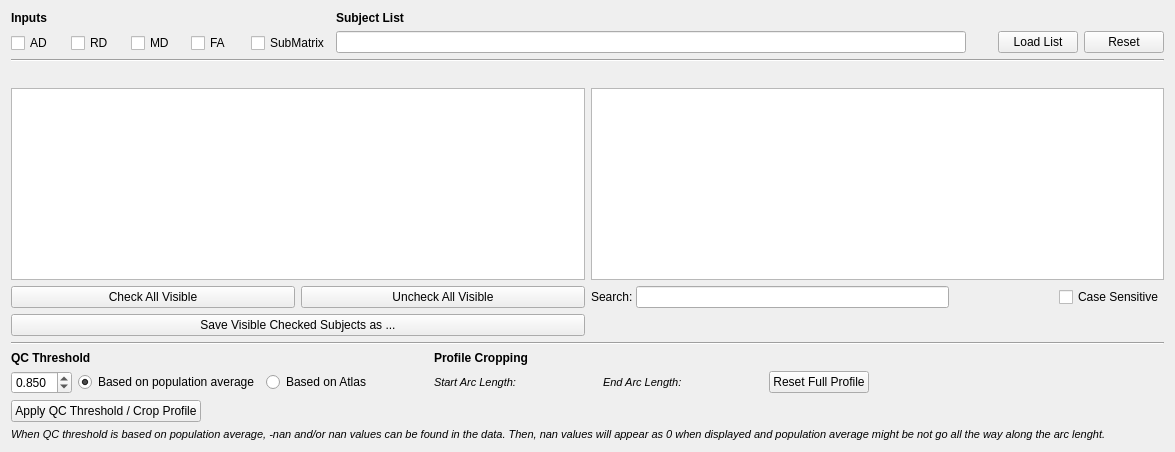
      <widget class="QWidget" name="subjectTab">
       <attribute name="title">
        <string>Subjects</string>
       </attribute>
       <layout class="QGridLayout" name="gridLayout_5">
        <item row="0" column="0">
         <layout class="QGridLayout" name="subjectTab_inputAvailable_gridLayout">
          <item row="0" column="0">
           <widget class="QLabel" name="subjectTab_inputAvailable_label">
            <property name="sizePolicy">
             <sizepolicy hsizetype="Preferred" vsizetype="Preferred">
              <horstretch>0</horstretch>
              <verstretch>0</verstretch>
             </sizepolicy>
            </property>
            <property name="text">
             <string>&lt;html&gt;&lt;head/&gt;&lt;body&gt;&lt;p&gt;&lt;span style=&quot; font-weight:600;&quot;&gt;Inputs&lt;/span&gt;&lt;/p&gt;&lt;/body&gt;&lt;/html&gt;</string>
            </property>
            <property name="alignment">
             <set>Qt::AlignLeading|Qt::AlignLeft|Qt::AlignTop</set>
            </property>
           </widget>
          </item>
          <item row="1" column="0">
           <widget class="QCheckBox" name="para_subjectTab_adFile_checkBox">
            <property name="sizePolicy">
             <sizepolicy hsizetype="Preferred" vsizetype="Fixed">
              <horstretch>0</horstretch>
              <verstretch>0</verstretch>
             </sizepolicy>
            </property>
            <property name="minimumSize">
             <size>
              <width>54</width>
              <height>0</height>
             </size>
            </property>
            <property name="text">
             <string>AD </string>
            </property>
           </widget>
          </item>
          <item row="1" column="4">
           <widget class="QCheckBox" name="para_subjectTab_subMatrixFile_checkBox">
            <property name="sizePolicy">
             <sizepolicy hsizetype="Preferred" vsizetype="Fixed">
              <horstretch>0</horstretch>
              <verstretch>0</verstretch>
             </sizepolicy>
            </property>
            <property name="text">
             <string>SubMatrix</string>
            </property>
           </widget>
          </item>
          <item row="1" column="2">
           <widget class="QCheckBox" name="para_subjectTab_mdFile_checkBox">
            <property name="sizePolicy">
             <sizepolicy hsizetype="Preferred" vsizetype="Fixed">
              <horstretch>0</horstretch>
              <verstretch>0</verstretch>
             </sizepolicy>
            </property>
            <property name="minimumSize">
             <size>
              <width>54</width>
              <height>0</height>
             </size>
            </property>
            <property name="text">
             <string>MD </string>
            </property>
           </widget>
          </item>
          <item row="1" column="1">
           <widget class="QCheckBox" name="para_subjectTab_rdFile_checkBox">
            <property name="sizePolicy">
             <sizepolicy hsizetype="Preferred" vsizetype="Fixed">
              <horstretch>0</horstretch>
              <verstretch>0</verstretch>
             </sizepolicy>
            </property>
            <property name="minimumSize">
             <size>
              <width>54</width>
              <height>0</height>
             </size>
            </property>
            <property name="text">
             <string>RD </string>
            </property>
           </widget>
          </item>
          <item row="1" column="3">
           <widget class="QCheckBox" name="para_subjectTab_faFile_checkBox">
            <property name="sizePolicy">
             <sizepolicy hsizetype="Preferred" vsizetype="Fixed">
              <horstretch>0</horstretch>
              <verstretch>0</verstretch>
             </sizepolicy>
            </property>
            <property name="minimumSize">
             <size>
              <width>54</width>
              <height>0</height>
             </size>
            </property>
            <property name="text">
             <string>FA </string>
            </property>
           </widget>
          </item>
         </layout>
        </item>
        <item row="0" column="1">
         <layout class="QGridLayout" name="subjectTab_subjectFile_gridLayout">
          <item row="0" column="0">
           <widget class="QLabel" name="subjectTab_subjectFile_label">
            <property name="text">
             <string>&lt;html&gt;&lt;head/&gt;&lt;body&gt;&lt;p&gt;&lt;span style=&quot; font-weight:600;&quot;&gt;Subject List&lt;/span&gt;&lt;/p&gt;&lt;/body&gt;&lt;/html&gt;</string>
            </property>
           </widget>
          </item>
          <item row="1" column="1">
           <widget class="QLabel" name="subjectTab_iconLoadSubjectFile_label">
            <property name="sizePolicy">
             <sizepolicy hsizetype="Fixed" vsizetype="Preferred">
              <horstretch>0</horstretch>
              <verstretch>0</verstretch>
             </sizepolicy>
            </property>
            <property name="minimumSize">
             <size>
              <width>20</width>
              <height>0</height>
             </size>
            </property>
            <property name="text">
             <string/>
            </property>
           </widget>
          </item>
          <item row="1" column="0">
           <widget class="QLineEdit" name="para_subjectTab_subjectFile_lineEdit">
            <property name="sizePolicy">
             <sizepolicy hsizetype="Expanding" vsizetype="Fixed">
              <horstretch>0</horstretch>
              <verstretch>0</verstretch>
             </sizepolicy>
            </property>
            <property name="minimumSize">
             <size>
              <width>630</width>
              <height>0</height>
             </size>
            </property>
           </widget>
          </item>
          <item row="1" column="2">
           <widget class="QPushButton" name="subjectTab_loadSubjectFile_PushButton">
            <property name="sizePolicy">
             <sizepolicy hsizetype="Fixed" vsizetype="Fixed">
              <horstretch>0</horstretch>
              <verstretch>0</verstretch>
             </sizepolicy>
            </property>
            <property name="text">
             <string>Load List</string>
            </property>
           </widget>
          </item>
          <item row="1" column="3">
           <widget class="QPushButton" name="subjectTab_resetSubjectFile_pushButton">
            <property name="sizePolicy">
             <sizepolicy hsizetype="Fixed" vsizetype="Fixed">
              <horstretch>0</horstretch>
              <verstretch>0</verstretch>
             </sizepolicy>
            </property>
            <property name="text">
             <string>Reset</string>
            </property>
           </widget>
          </item>
         </layout>
        </item>
        <item row="1" column="0" colspan="2">
         <widget class="Line" name="subjectTab_line">
          <property name="orientation">
           <enum>Qt::Horizontal</enum>
          </property>
         </widget>
        </item>
        <item row="2" column="0" colspan="2">
         <widget class="QWidget" name="subjectTab_subjectsList_widget" native="true">
          <property name="sizePolicy">
           <sizepolicy hsizetype="Expanding" vsizetype="Expanding">
            <horstretch>0</horstretch>
            <verstretch>0</verstretch>
           </sizepolicy>
          </property>
          <layout class="QVBoxLayout" name="verticalLayout_5">
           <property name="leftMargin">
            <number>0</number>
           </property>
           <property name="topMargin">
            <number>0</number>
           </property>
           <property name="rightMargin">
            <number>0</number>
           </property>
           <property name="bottomMargin">
            <number>0</number>
           </property>
           <item>
            <layout class="QGridLayout" name="subjectTab_subjects_gridLayout">
             <item row="2" column="1">
              <widget class="QPushButton" name="subjectTab_unCheckAllVisible_pushButton">
               <property name="sizePolicy">
                <sizepolicy hsizetype="Preferred" vsizetype="Fixed">
                 <horstretch>0</horstretch>
                 <verstretch>0</verstretch>
                </sizepolicy>
               </property>
               <property name="text">
                <string>Uncheck All Visible</string>
               </property>
              </widget>
             </item>
             <item row="0" column="0">
              <widget class="QLabel" name="subjectTab_checkedSubjectsInformation_label">
               <property name="sizePolicy">
                <sizepolicy hsizetype="Preferred" vsizetype="Fixed">
                 <horstretch>0</horstretch>
                 <verstretch>0</verstretch>
                </sizepolicy>
               </property>
               <property name="minimumSize">
                <size>
                 <width>0</width>
                 <height>0</height>
                </size>
               </property>
               <property name="text">
                <string/>
               </property>
              </widget>
             </item>
             <item row="0" column="1">
              <widget class="QLabel" name="subjectTab_matchedSubjectsInformation_label">
               <property name="sizePolicy">
                <sizepolicy hsizetype="Preferred" vsizetype="Fixed">
                 <horstretch>0</horstretch>
                 <verstretch>0</verstretch>
                </sizepolicy>
               </property>
               <property name="text">
                <string/>
               </property>
               <property name="alignment">
                <set>Qt::AlignRight|Qt::AlignTop|Qt::AlignTrailing</set>
               </property>
              </widget>
             </item>
             <item row="1" column="0" colspan="4">
              <layout class="QHBoxLayout" name="subjectTab_subjectDisplay_horizontalLayout">
               <item>
                <widget class="QListWidget" name="subjectTab_matchedSubjectsInformation_listWidget">
                 <property name="sizePolicy">
                  <sizepolicy hsizetype="Expanding" vsizetype="Expanding">
                   <horstretch>0</horstretch>
                   <verstretch>0</verstretch>
                  </sizepolicy>
                 </property>
                 <property name="minimumSize">
                  <size>
                   <width>0</width>
                   <height>0</height>
                  </size>
                 </property>
                 <property name="baseSize">
                  <size>
                   <width>0</width>
                   <height>0</height>
                  </size>
                 </property>
                </widget>
               </item>
               <item>
                <widget class="QListWidget" name="subjectTab_unmatchedSubjectsInformation_listWidget">
                 <property name="sizePolicy">
                  <sizepolicy hsizetype="Expanding" vsizetype="Expanding">
                   <horstretch>0</horstretch>
                   <verstretch>0</verstretch>
                  </sizepolicy>
                 </property>
                </widget>
               </item>
              </layout>
             </item>
             <item row="2" column="0">
              <widget class="QPushButton" name="subjectTab_checkAllVisible_pushButton">
               <property name="sizePolicy">
                <sizepolicy hsizetype="Preferred" vsizetype="Fixed">
                 <horstretch>0</horstretch>
                 <verstretch>0</verstretch>
                </sizepolicy>
               </property>
               <property name="text">
                <string>Check All Visible</string>
               </property>
              </widget>
             </item>
             <item row="0" column="3">
              <widget class="QLabel" name="subjectTab_unmatchedSubjectsInformation_label">
               <property name="sizePolicy">
                <sizepolicy hsizetype="Preferred" vsizetype="Fixed">
                 <horstretch>0</horstretch>
                 <verstretch>0</verstretch>
                </sizepolicy>
               </property>
               <property name="text">
                <string/>
               </property>
               <property name="alignment">
                <set>Qt::AlignRight|Qt::AlignTrailing|Qt::AlignVCenter</set>
               </property>
              </widget>
             </item>
             <item row="3" column="0" colspan="2">
              <widget class="QPushButton" name="subjectTab_saveCheckedSubjects_pushButton">
               <property name="sizePolicy">
                <sizepolicy hsizetype="Preferred" vsizetype="Fixed">
                 <horstretch>0</horstretch>
                 <verstretch>0</verstretch>
                </sizepolicy>
               </property>
               <property name="text">
                <string>Save Visible Checked Subjects as ...</string>
               </property>
              </widget>
             </item>
             <item row="2" column="2" colspan="2">
              <layout class="QHBoxLayout" name="subjectTab_search_horizontalLayout">
               <property name="spacing">
                <number>0</number>
               </property>
               <item>
                <widget class="QLabel" name="subjectTab_search_label">
                 <property name="sizePolicy">
                  <sizepolicy hsizetype="Fixed" vsizetype="Maximum">
                   <horstretch>0</horstretch>
                   <verstretch>0</verstretch>
                  </sizepolicy>
                 </property>
                 <property name="text">
                  <string>Search: </string>
                 </property>
                </widget>
               </item>
               <item>
                <widget class="QLineEdit" name="subjectTab_search_lineEdit">
                 <property name="sizePolicy">
                  <sizepolicy hsizetype="Preferred" vsizetype="Fixed">
                   <horstretch>0</horstretch>
                   <verstretch>0</verstretch>
                  </sizepolicy>
                 </property>
                </widget>
               </item>
               <item>
                <widget class="QLabel" name="subjectTab_nbrFound_label">
                 <property name="sizePolicy">
                  <sizepolicy hsizetype="Fixed" vsizetype="Preferred">
                   <horstretch>0</horstretch>
                   <verstretch>0</verstretch>
                  </sizepolicy>
                 </property>
                 <property name="minimumSize">
                  <size>
                   <width>110</width>
                   <height>0</height>
                  </size>
                 </property>
                 <property name="text">
                  <string/>
                 </property>
                 <property name="alignment">
                  <set>Qt::AlignCenter</set>
                 </property>
                 <property name="margin">
                  <number>1</number>
                 </property>
                </widget>
               </item>
               <item>
                <widget class="QCheckBox" name="subjectTab_caseSensitive_checkBox">
                 <property name="sizePolicy">
                  <sizepolicy hsizetype="Fixed" vsizetype="Fixed">
                   <horstretch>0</horstretch>
                   <verstretch>0</verstretch>
                  </sizepolicy>
                 </property>
                 <property name="text">
                  <string>Case Sensitive</string>
                 </property>
                 <property name="checked">
                  <bool>false</bool>
                 </property>
                </widget>
               </item>
              </layout>
             </item>
            </layout>
           </item>
          </layout>
         </widget>
        </item>
        <item row="3" column="0" colspan="2">
         <widget class="Line" name="subjectTab_line_2">
          <property name="orientation">
           <enum>Qt::Horizontal</enum>
          </property>
         </widget>
        </item>
        <item row="4" column="0" colspan="2">
         <widget class="QWidget" name="subjectTab_qcThreshold_widget" native="true">
          <property name="sizePolicy">
           <sizepolicy hsizetype="Preferred" vsizetype="Preferred">
            <horstretch>0</horstretch>
            <verstretch>0</verstretch>
           </sizepolicy>
          </property>
          <property name="minimumSize">
           <size>
            <width>0</width>
            <height>0</height>
           </size>
          </property>
          <layout class="QVBoxLayout" name="verticalLayout_2">
           <property name="leftMargin">
            <number>0</number>
           </property>
           <property name="topMargin">
            <number>0</number>
           </property>
           <property name="rightMargin">
            <number>0</number>
           </property>
           <property name="bottomMargin">
            <number>0</number>
           </property>
           <item>
            <layout class="QGridLayout" name="gridLayout_3">
             <item row="0" column="0" colspan="2">
              <widget class="QLabel" name="subjectTab_qcThreshold_label">
               <property name="sizePolicy">
                <sizepolicy hsizetype="Preferred" vsizetype="Preferred">
                 <horstretch>0</horstretch>
                 <verstretch>0</verstretch>
                </sizepolicy>
               </property>
               <property name="text">
                <string>&lt;html&gt;&lt;head/&gt;&lt;body&gt;&lt;p&gt;&lt;span style=&quot; font-weight:600;&quot;&gt;QC Threshold&lt;/span&gt;&lt;/p&gt;&lt;/body&gt;&lt;/html&gt;</string>
               </property>
              </widget>
             </item>
             <item row="0" column="4" colspan="2">
              <widget class="QLabel" name="subjectTab_profileCropping_label">
               <property name="text">
                <string>&lt;html&gt;&lt;head/&gt;&lt;body&gt;&lt;p&gt;&lt;span style=&quot; font-weight:600;&quot;&gt;Profile Cropping&lt;/span&gt;&lt;/p&gt;&lt;/body&gt;&lt;/html&gt;</string>
               </property>
              </widget>
             </item>
             <item row="1" column="0">
              <widget class="QDoubleSpinBox" name="para_subjectTab_qcThreshold_doubleSpinBox">
               <property name="sizePolicy">
                <sizepolicy hsizetype="Fixed" vsizetype="Fixed">
                 <horstretch>0</horstretch>
                 <verstretch>0</verstretch>
                </sizepolicy>
               </property>
               <property name="decimals">
                <number>3</number>
               </property>
               <property name="minimum">
                <double>-1.000000000000000</double>
               </property>
               <property name="maximum">
                <double>1.000000000000000</double>
               </property>
               <property name="singleStep">
                <double>0.010000000000000</double>
               </property>
               <property name="value">
                <double>0.850000000000000</double>
               </property>
              </widget>
             </item>
             <item row="1" column="1">
              <widget class="QRadioButton" name="para_subjectTab_qcThresoldOnPopulation_radioButton">
               <property name="sizePolicy">
                <sizepolicy hsizetype="Fixed" vsizetype="Fixed">
                 <horstretch>0</horstretch>
                 <verstretch>0</verstretch>
                </sizepolicy>
               </property>
               <property name="text">
                <string>Based on population average</string>
               </property>
               <property name="checked">
                <bool>true</bool>
               </property>
              </widget>
             </item>
             <item row="1" column="2">
              <widget class="QRadioButton" name="para_subjectTab_qcThresoldOnAtlas_radioButton">
               <property name="sizePolicy">
                <sizepolicy hsizetype="Fixed" vsizetype="Fixed">
                 <horstretch>0</horstretch>
                 <verstretch>0</verstretch>
                </sizepolicy>
               </property>
               <property name="text">
                <string>Based on Atlas</string>
               </property>
              </widget>
             </item>
             <item row="1" column="3">
              <spacer name="subjectTab_qcThreshold_horizontalSpacer">
               <property name="orientation">
                <enum>Qt::Horizontal</enum>
               </property>
               <property name="sizeType">
                <enum>QSizePolicy::Fixed</enum>
               </property>
               <property name="sizeHint" stdset="0">
                <size>
                 <width>50</width>
                 <height>20</height>
                </size>
               </property>
              </spacer>
             </item>
             <item row="1" column="4">
              <widget class="QLabel" name="subjectTab_startArcLength_label">
               <property name="sizePolicy">
                <sizepolicy hsizetype="Fixed" vsizetype="Preferred">
                 <horstretch>0</horstretch>
                 <verstretch>0</verstretch>
                </sizepolicy>
               </property>
               <property name="text">
                <string>&lt;html&gt;&lt;head/&gt;&lt;body&gt;&lt;p&gt;&lt;span style=&quot; font-size:8pt; font-style:italic;&quot;&gt;Start Arc Length:&lt;/span&gt;&lt;/p&gt;&lt;/body&gt;&lt;/html&gt;</string>
               </property>
              </widget>
             </item>
             <item row="1" column="5">
              <widget class="QLabel" name="para_subjectTab_startArcLength_value_label">
               <property name="sizePolicy">
                <sizepolicy hsizetype="Fixed" vsizetype="Preferred">
                 <horstretch>0</horstretch>
                 <verstretch>0</verstretch>
                </sizepolicy>
               </property>
               <property name="minimumSize">
                <size>
                 <width>75</width>
                 <height>0</height>
                </size>
               </property>
               <property name="text">
                <string/>
               </property>
              </widget>
             </item>
             <item row="1" column="6">
              <widget class="QLabel" name="subjectTab_endArcLength_label">
               <property name="sizePolicy">
                <sizepolicy hsizetype="Fixed" vsizetype="Preferred">
                 <horstretch>0</horstretch>
                 <verstretch>0</verstretch>
                </sizepolicy>
               </property>
               <property name="text">
                <string>&lt;html&gt;&lt;head/&gt;&lt;body&gt;&lt;p&gt;&lt;span style=&quot; font-size:8pt; font-style:italic;&quot;&gt;End Arc Length:&lt;/span&gt;&lt;/p&gt;&lt;/body&gt;&lt;/html&gt;</string>
               </property>
              </widget>
             </item>
             <item row="1" column="7">
              <widget class="QLabel" name="para_subjectTab_endArcLength_value_label">
               <property name="sizePolicy">
                <sizepolicy hsizetype="Fixed" vsizetype="Preferred">
                 <horstretch>0</horstretch>
                 <verstretch>0</verstretch>
                </sizepolicy>
               </property>
               <property name="minimumSize">
                <size>
                 <width>75</width>
                 <height>0</height>
                </size>
               </property>
               <property name="maximumSize">
                <size>
                 <width>16777215</width>
                 <height>16777215</height>
                </size>
               </property>
               <property name="text">
                <string/>
               </property>
              </widget>
             </item>
             <item row="1" column="8">
              <widget class="QPushButton" name="subjectTab_resetProfileCropping_pushButton">
               <property name="sizePolicy">
                <sizepolicy hsizetype="Fixed" vsizetype="Fixed">
                 <horstretch>0</horstretch>
                 <verstretch>0</verstretch>
                </sizepolicy>
               </property>
               <property name="text">
                <string>Reset Full Profile</string>
               </property>
              </widget>
             </item>
             <item row="1" column="9">
              <spacer name="subjectTab_profileCropping_horizontalSpacer">
               <property name="orientation">
                <enum>Qt::Horizontal</enum>
               </property>
               <property name="sizeType">
                <enum>QSizePolicy::Expanding</enum>
               </property>
               <property name="sizeHint" stdset="0">
                <size>
                 <width>80</width>
                 <height>20</height>
                </size>
               </property>
              </spacer>
             </item>
             <item row="2" column="0" colspan="2">
              <widget class="QPushButton" name="subjectTab_applyQCThreshold_pushButton">
               <property name="sizePolicy">
                <sizepolicy hsizetype="Fixed" vsizetype="Fixed">
                 <horstretch>0</horstretch>
                 <verstretch>0</verstretch>
                </sizepolicy>
               </property>
               <property name="text">
                <string>Apply QC Threshold / Crop Profile</string>
               </property>
              </widget>
             </item>
             <item row="3" column="0" colspan="10">
              <widget class="QLabel" name="subjectTab_qcThreshold_nanInfo_label">
               <property name="text">
                <string>&lt;html&gt;&lt;head/&gt;&lt;body&gt;&lt;p&gt;&lt;span style=&quot; font-size:8pt; font-style:italic;&quot;&gt;When QC threshold is based on population average, -nan and/or nan values can be found in the data. Then, nan values will appear as 0 when displayed and population average might be not go all the way along the arc lenght.&lt;/span&gt;&lt;/p&gt;&lt;/body&gt;&lt;/html&gt;</string>
               </property>
              </widget>
             </item>
            </layout>
           </item>
          </layout>
         </widget>
        </item>
       </layout>
      </widget>
